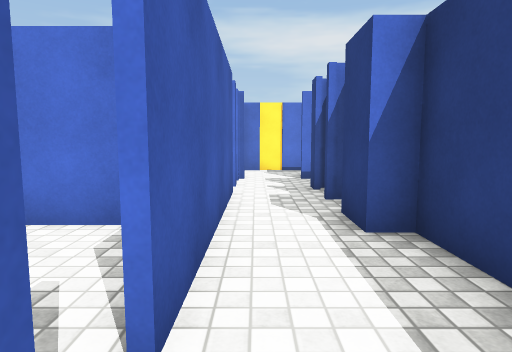
View 1 (above)

24 first-person views from a walk through a Unity game level. The camera is 1.2 m above the floor, tilts 6° down and sees 75° across. The floor is counted in squares, 1 m on a side. Each view is taken from the middle of a square. On the plan, view 1 faces up. The plan holds only what a view shows up to about 14 squares ahead; the rest is blank. Surface patterns are stand-ins for the level's own textures.

View 2
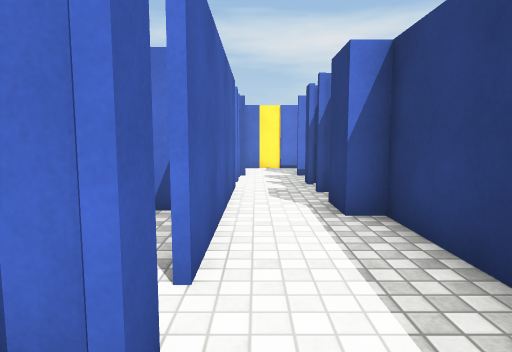

View 3
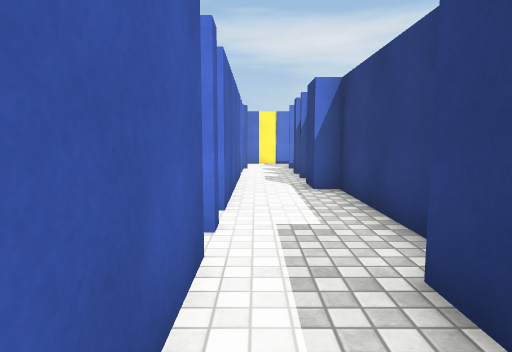

View 4
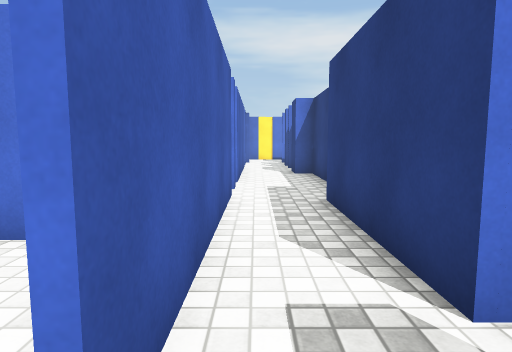

View 5
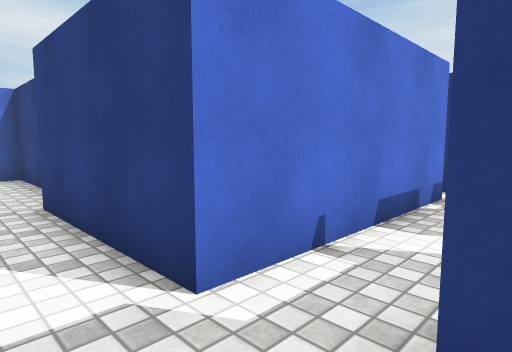

View 6
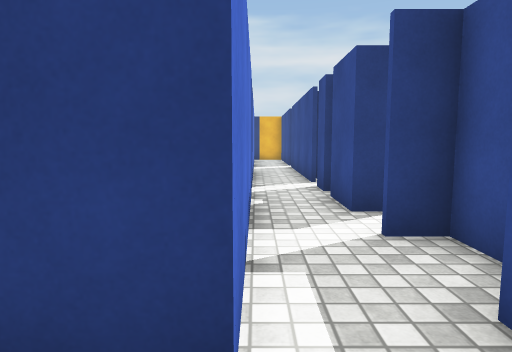

View 7
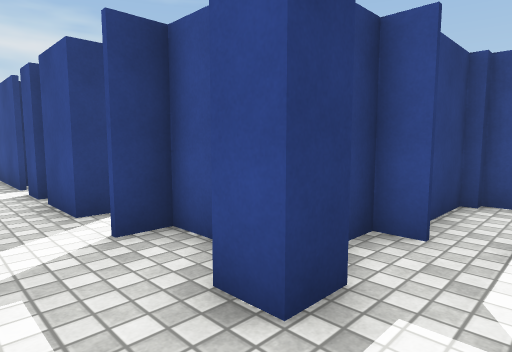

View 8
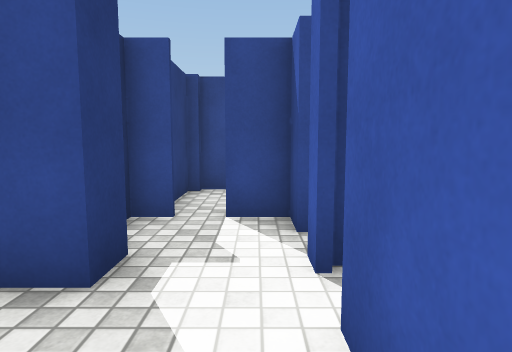

View 9
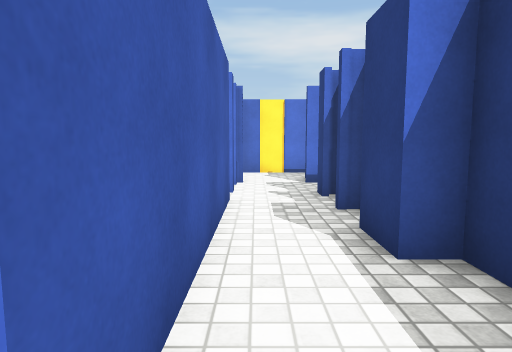

View 10
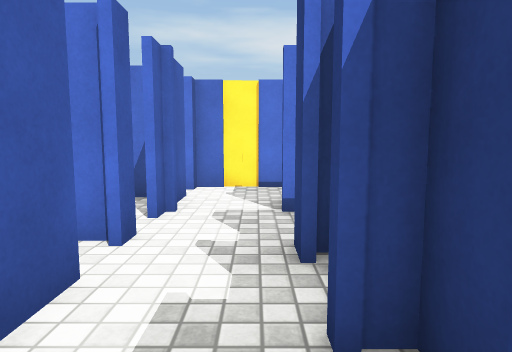

View 11
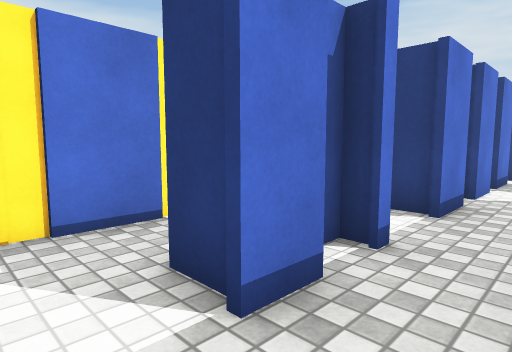

View 12
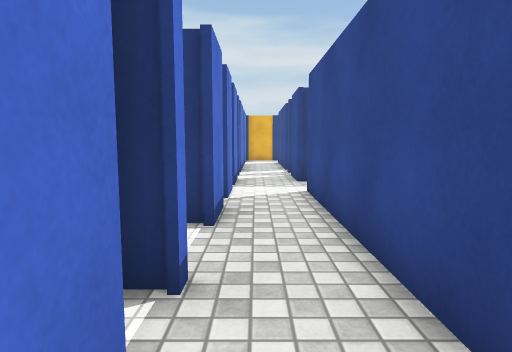

View 13
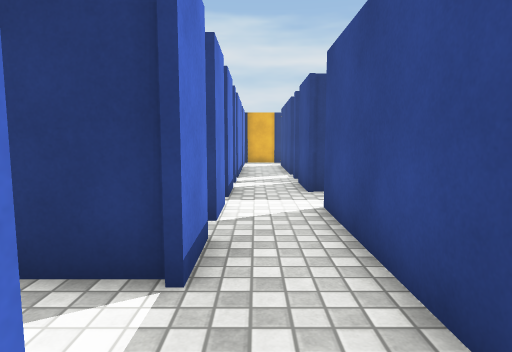

View 14
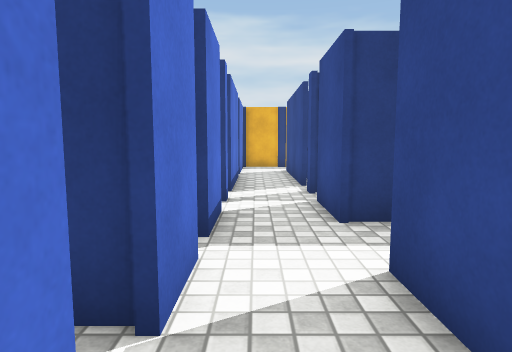

View 15
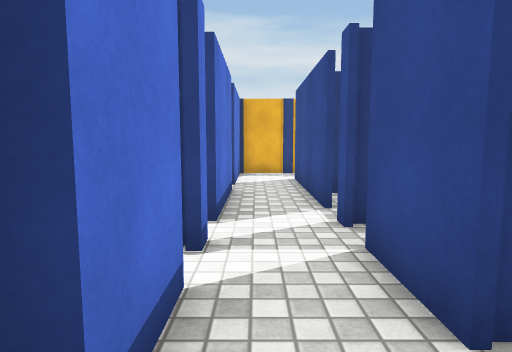

View 16
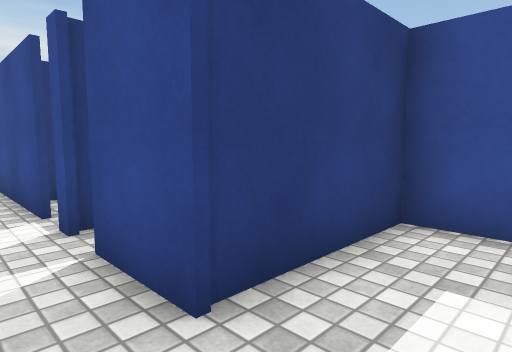

View 17
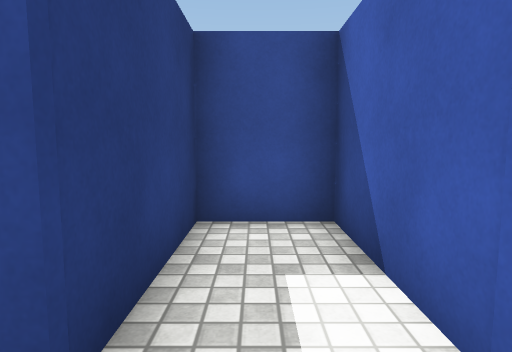

View 18
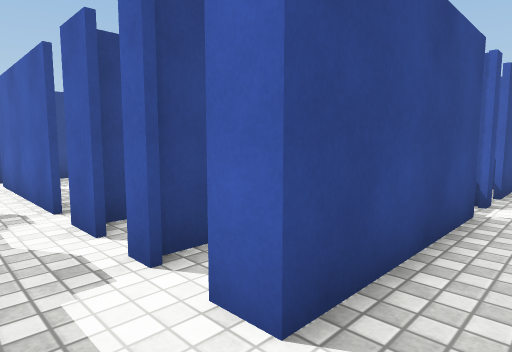

View 19
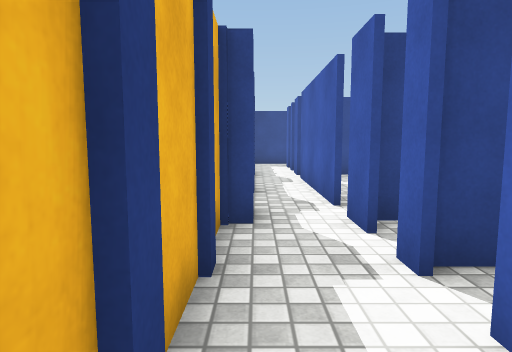

View 20
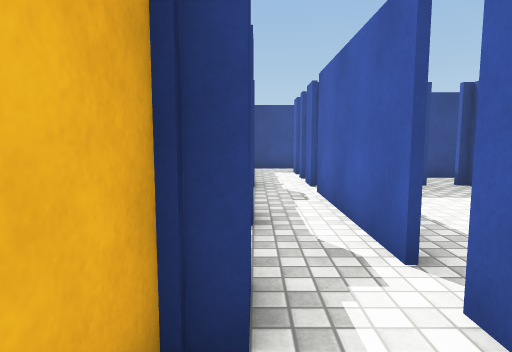

View 21
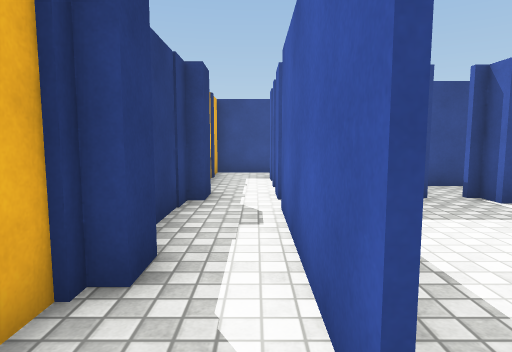

View 22
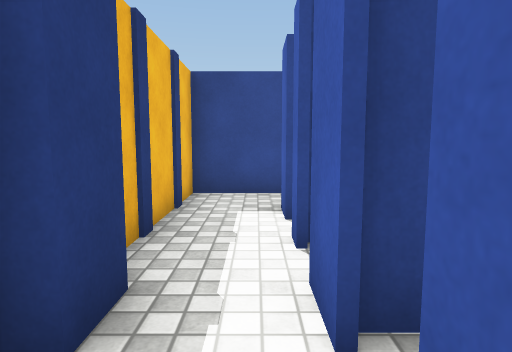

View 23
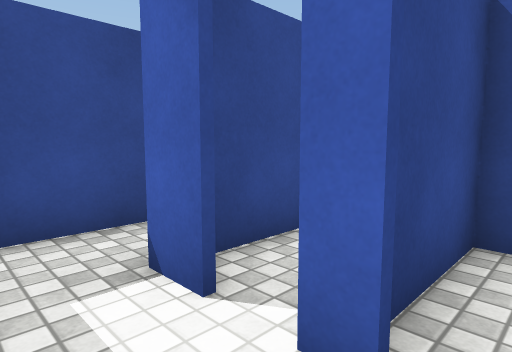

View 24
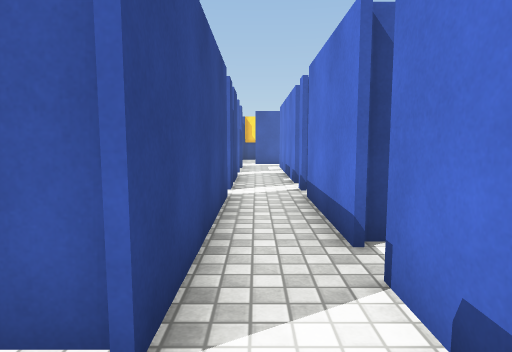

### Floor plan
Points are (right, up) in squares from view 1. A wall is a line through its corners. A room is listed if a view was taken in it or the views show most of it. See-through windows are left out.
Room 1 (views 1, 2, 3, 8, 9, 10, 11, 12)
walls: (1.4, 4.3) (1.4, 5.6); (-0.5, 0.9) (-0.5, 0.5); (-0.5, -0.5) (-0.5, -5.4); (1.9, 6.1) (1.9, 6.8); (2.1, 0) (2.1, 4.3); (-0.5, 7.9) (-0.5, 1.6); (1.4, 8.1) (1.4, 8.9); (-0.5, 9.2) (-0.5, 8.6); (-0.5, 10.6) (-0.5, 10); (1.4, -5.9) (1.4, -1.2)
ways out: opening at (0, -5) to room 2; opening at (2.5, 10) to room 3; opening at (0.5, 11.5); gap at (-1, 2); gap at (-1, 8); gap at (-1, 10)
Room 2 (views 4, 5, 6, 7)
walls: (3.1, -8.4) (4.1, -8.4); (1.4, -8.5) (1.4, -7.6) (2.2, -7.6); (5.6, -8.2) (5.6, -7.6) (7.2, -7.6); (-0.5, -7.9) (-0.5, -8.5); (-0.5, -5.4) (-0.5, -7.1); (7.6, -5.9) (1.4, -5.9)
ways out: opening at (0, -5) to room 1; opening at (6.5, -7) to room 7; opening at (0.5, -8); opening at (5, -8); gap at (-1, -7)
Room 3 (views 13, 14, 15, 16)
walls: (3.9, 10.6) (3.6, 10.6); (3.6, 11.1) (3.1, 11.1); (7.1, 10.6) (5.8, 10.6) (5.8, 12.1); (2.5, 10.6) (1.4, 10.6); (2.5, 8.8) (8.8, 8.8); (9.4, 10.6) (8.1, 10.6)
ways out: opening at (2.5, 10) to room 1; opening at (9, 10) to room 4; gap at (7, 11)
Room 4 (view 17)
walls: (8.8, 8.8) (8.8, 5.2) (10.9, 5.2) (10.9, 8.8)
ways out: opening at (9, 10) to room 3; opening at (11, 10)
Room 5 (views 18, 19, 20, 21)
walls: (19.5, 7.2) (19.5, 6.6); (19.5, 5.8) (19.5, 4.8); (19.5, 8.8) (19.5, 8); (21, 4.5) (21, 5.2) (21.5, 5.2) (21.5, 10.6); (21, 10.6) (19.5, 10.6)
ways out: opening at (20, 4) to room 6; opening at (19, 10) to room 8; gap at (19, 4); gap at (19, 8)
Room 6 (views 22, 23)
walls: (19.5, -2) (19.5, -2.8); (21, -2.6) (21, -1.7) (21.5, -1.7) (21.5, 0.4); (19.5, -5) (19.5, -6); (21, 1.5) (21, 2.4) (21.5, 2.4) (21.5, 3.2); (16.6, -3.9) (19.5, -3.9) (19.5, -4.1); (19.6, -7.6) (21.5, -7.6) (21.5, -3.6); (19.5, 3.9) (19.5, -0.9)
ways out: opening at (20, 4) to room 5; opening at (20, -7) to room 7; gap at (19, -1)
Room 7 (view 24)
walls: (13.4, -5.9) (9.9, -5.9); (15.2, -7.8) (15.2, -8.5); (15.8, -5.9) (14.1, -5.9); (9.6, -7.6) (15.5, -7.6); (18.6, -7.6) (19.6, -7.6); (9, -5.9) (8.4, -5.9); (7.9, -7.6) (8.9, -7.6)
ways out: opening at (6.5, -7) to room 2; opening at (20, -7) to room 6; opening at (8, -6); gap at (10, -6)
Room 8 (no view inside)
walls: (14.9, 8.8) (19.5, 8.8); (13.5, 8.8) (14, 8.8); (13.1, 10.6) (12.5, 10.6); (17.2, 10.6) (13.9, 10.6); (19.5, 10.6) (18, 10.6)
ways out: opening at (19, 10) to room 5; opening at (12, 10); gap at (18, 11)

Where each view was taken, in squares from view 1:
view 1: 0 up, 0 right, facing up
view 2: 1 down, 0 right, facing up
view 3: 4 down, 0 right, facing up
view 4: 8 down, 0 right, facing up
view 5: 8 down, 0 right, facing up-right
view 6: 6 down, 0 right, facing right
view 7: 6 down, 0 right, facing down-right
view 8: 5 down, 0 right, facing down
view 9: 1 up, 0 right, facing up
view 10: 5 up, 1 right, facing up
view 11: 9 up, 0 right, facing up-right
view 12: 10 up, 1 right, facing right
view 13: 10 up, 3 right, facing right
view 14: 10 up, 6 right, facing right
view 15: 10 up, 9 right, facing right
view 16: 10 up, 9 right, facing down-right
view 17: 10 up, 10 right, facing down
view 18: 10 up, 21 right, facing down-left
view 19: 10 up, 21 right, facing down
view 20: 7 up, 21 right, facing down
view 21: 5 up, 20 right, facing down
view 22: 0 up, 20 right, facing down
view 23: 3 down, 21 right, facing down-left
view 24: 7 down, 17 right, facing left
